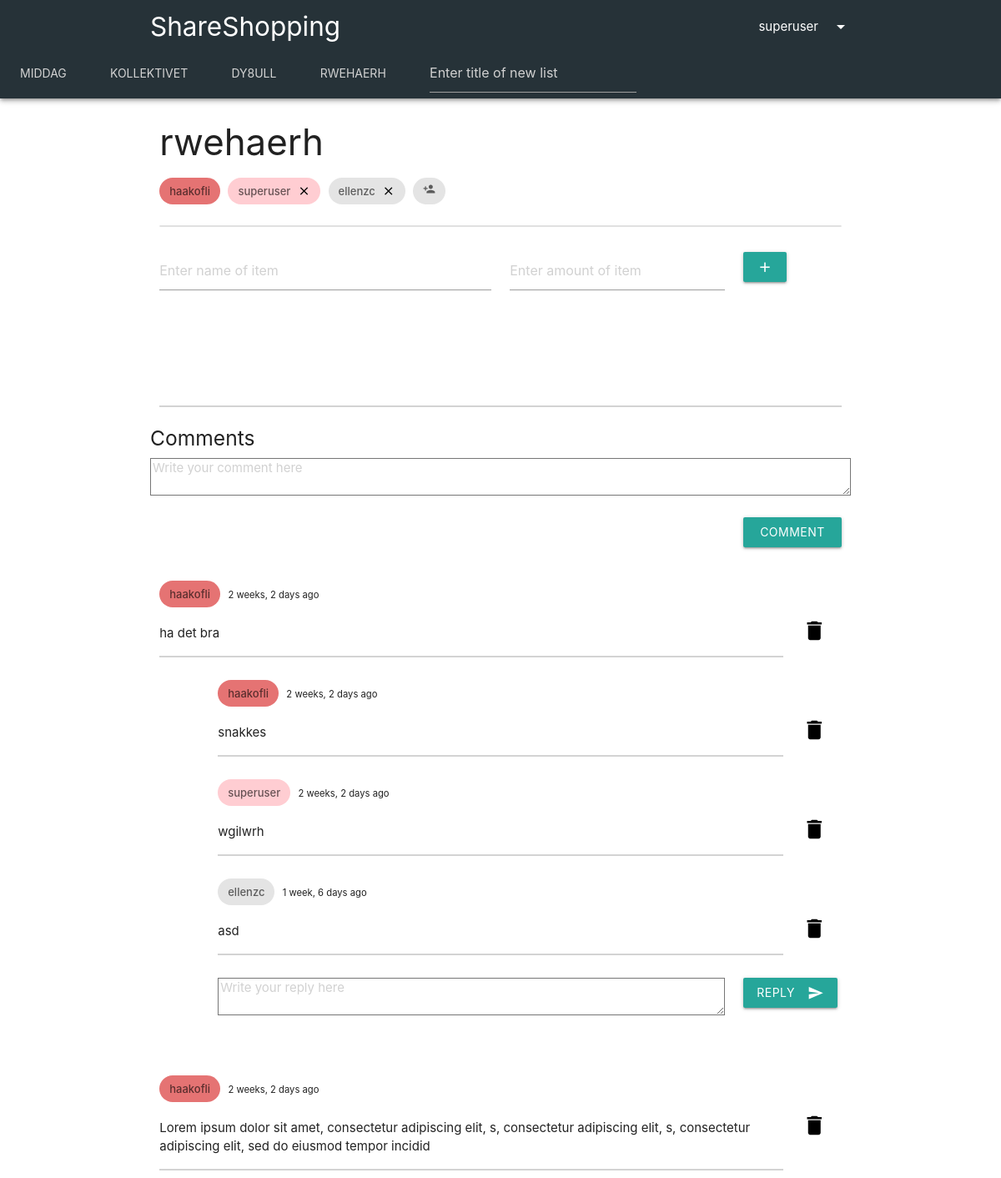
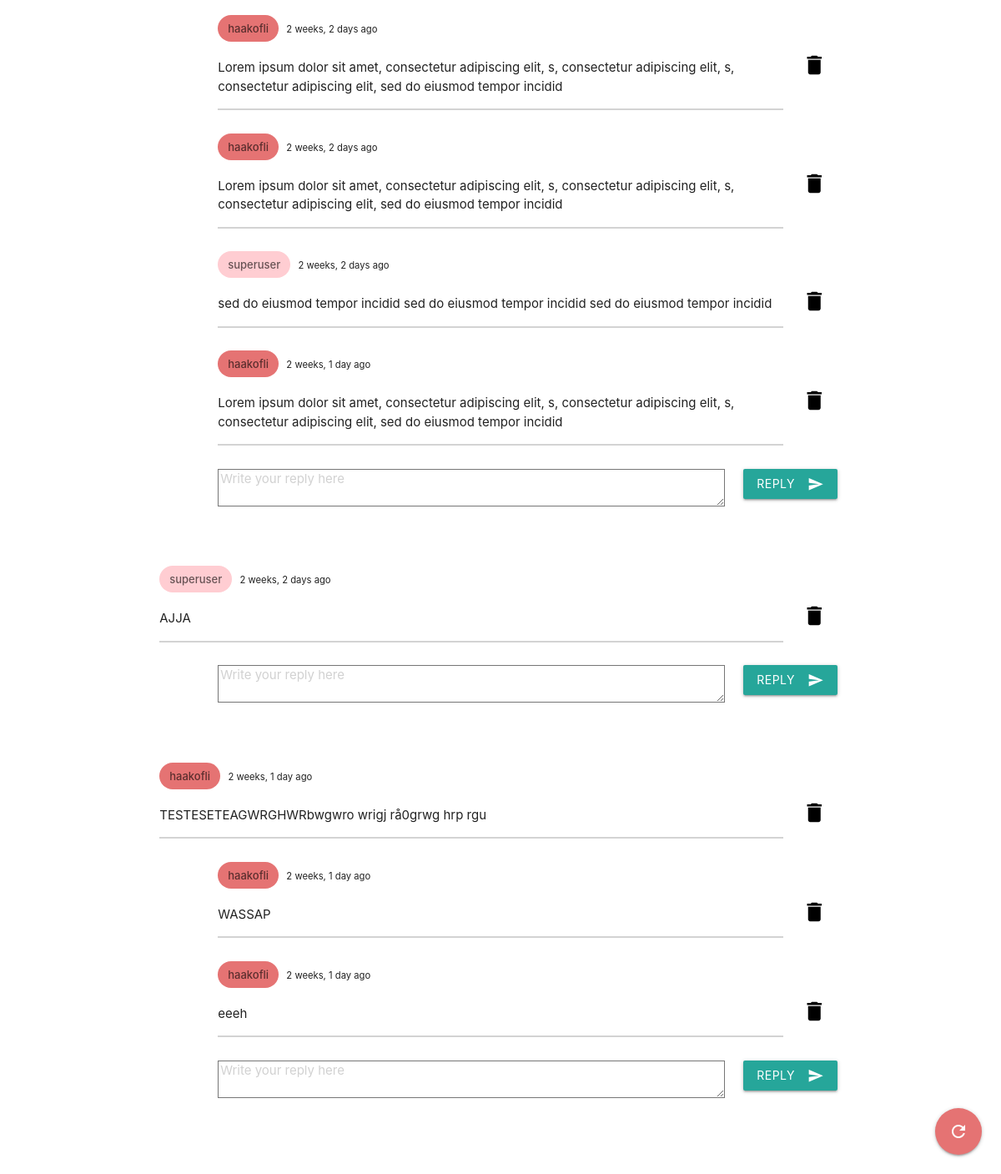
Page /main/shopping-lists/71 (signed in) on the committed database (2 pictures, top to bottom).
### shopping_list/models.py (models this page shows, shortened)
class ShoppingList(models.Model):
    title = models.CharField(max_length=25)
    owner = models.ForeignKey(User, on_delete=models.CASCADE, default=1, related_name='owner')
    participants = models.ManyToManyField(User, related_name='participants')
    admins = models.ManyToManyField(User, related_name='admins')
    @staticmethod
    def get_user_shopping_lists(user):
        owned_shopping_lists = ShoppingList.objects.filter(owner=user)
        other_shopping_lists = ShoppingList.objects.filter(participants=user)
        other2_shopping_lists = ShoppingList.objects.filter(admins=user)
        my_shopping_lists = other_shopping_lists | owned_shopping_lists | other2_shopping_lists
        return my_shopping_lists.distinct().order_by('id')
    def user_is_member(self, user):
        return user == self.owner or user in self.participants.all() or user in self.admins.all()

class Comment(models.Model):
    author = models.ForeignKey(User, on_delete=models.CASCADE)
    date = models.DateTimeField(auto_now_add=True)
    content = models.CharField(max_length=150)
    shopping_list = models.ForeignKey(ShoppingList, on_delete=models.CASCADE)
    def replies(self):
        return Reply.objects.filter(parent_comment=self)

class Reply(models.Model):
    author = models.ForeignKey(User, on_delete=models.CASCADE)
    date = models.DateTimeField(auto_now_add=True)
    content = models.CharField(max_length=150)
    parent_comment = models.ForeignKey(Comment, on_delete=models.CASCADE, default=1)

### shopping_list/views.py (the view)
# urls.py: path('shopping-lists/<shopping_list_id>', views.shopping_list_details, name='detail'),
@login_required(login_url='')
def shopping_list_details(request, shopping_list_id):
    error_message = 'Could not view the shopping list.'
    user = request.user
    try:
        shopping_list = ShoppingList.objects.get(pk=shopping_list_id)
    except ShoppingList.DoesNotExist:
        messages.error(request, 'The shopping list has either been deleted or you might not have permission to view it. ' + error_message)
        return redirect('index')
    if not shopping_list.user_is_member(request.user):
        messages.error(request, 'You are not a member of the shopping list. ' + error_message)
        return redirect('index')
    my_shopping_lists = ShoppingList.get_user_shopping_lists(user)
    shopping_list_form = ShoppingListForm()
    item_list = Item.objects.filter(shopping_list=shopping_list_id)
    comments = Comment.objects.filter(shopping_list=shopping_list).order_by("date")
    comment_form = CommentForm()
    reply_form = ReplyForm()
    context = {
        'shopping_list': shopping_list,             # ShoppingList which is being inspected by user
        'shopping_list_form': shopping_list_form,
        'item_list': item_list,                     # List of Item objects in the inspected ShoppingList
        'item_form': ItemForm(),
        'comments': comments,
        'share_form': ShareForm(),
        'my_shopping_lists': my_shopping_lists,
        'comment_form': comment_form,
        'reply_form': reply_form
    }
    return render(request, 'shopping_list/shopping_list.html', context)

### shopping_list/forms.py
class ShoppingListForm(forms.Form):
    title = forms.CharField(
        max_length=13,
        widget=forms.TextInput(
            attrs={
                'color': 'red',
                'placeholder': 'Enter title of new list'
            }
        )
    )

class ItemForm(forms.Form):
    name = forms.CharField(
        max_length=30,
        widget=forms.TextInput(
            attrs={
                'placeholder': 'Enter name of item',
            }
        )
    )
    amount = forms.CharField(
        max_length=15,
        widget=forms.TextInput(
            attrs={
                'placeholder': 'Enter amount of item',
            }
        )
    )

### shopping_list/templates/shopping_list/shopping_list.html (shortened to what this page needs)
{% extends 'shopping_list/index.html' %}
{% block content %}
<div class="container">
    <div class="row">
        <div class="col s12">
            <div class="row">
                <div class="col s9">
                    <h3>{{ shopping_list.title }}</h3>
                    <div class="chip red lighten-2">
                        {{ shopping_list.owner }}
                    </div>
                    {% for admin in shopping_list.admins.all %}
                        <div class="chip red lighten-4">
                            {{ admin }}
                            {% if user == shopping_list.owner or user == admin %}
                                <a href="{% url 'remove-user-from-shopping-list' shopping_list.id admin.username %}" style="color:black"><i class="close material-icons">close</i></a>
                            {% endif %}
                        </div>
                    {% endfor %}
                    {% for participant in shopping_list.participants.all %}
                        {% if user in shopping_list.admins.all or user == shopping_list.owner %}
                            <div class="chip">
                                {{ participant }}
                                <a href="{% url 'remove-user-from-shopping-list' shopping_list.id participant %}" style="color:black"><i class="close material-icons">close</i></a>
                            </div>
                        {% endif %}
                    {% endfor %}
                    <a href="#"><div class="chip"><i class="tiny material-icons toggle-visibility">person_add</i></div></a>
                </div>
                <div class="col s3"><br><br><br>
                </div>
            </div>
            <div class="collection">
                </div>
            <div class="row">
                <form action="{% url 'add' shopping_list.id %}" method='POST' class="col s12">
                    <div class="row">
                        <div class="input-field col s6">{{ item_form.name }}</div>
                        <div class="input-field col s4">{{ item_form.amount }}</div>
                        <div class="input-field col s2">
                            <button type="submit" class="waves-effect waves-light btn">
                                <i class="material-icons">add</i>
                            </button>
                        </div>
                    </div>
                </form>
            </div>
            <div class="fixed-action-btn">
                  <a class="btn-floating btn-large red lighten-2" href="">
                    <i class="large material-icons">refresh</i>
                  </a>
            </div>
            <br><br><br><hr color="lightgrey">
        </div>
        <div class="row">
            <form action="{% url 'add-comment' shopping_list.id %}" method="POST" style="width:100%;">
                <div class="col s12">
                    <div class="row">
                        <h5>Comments</h5>
                        {{comment_form.content}}
                    </div>
                    <div class="row">
                        <div class="col s10"></div>
                        <div class="col s2">
                            <button class="btn waves-effect waves-light" type="submit" name="action">Comment
                            </button>
                        </div>
                    </div>
                </div>
            </form>
        </div>
        {% for comment in comments %}
            <div class="row">
                <div class="col s11">
                    {% if comment.author == shopping_list.owner %}
                        <div class="chip red lighten-2">{{comment.author}}</div>
                        <small>  {{comment.date|timesince}} ago</small>
                    {% elif comment.author in shopping_list.admins.all %}
                        <div class="chip red lighten-4">{{comment.author}}</div>
                        <small>  {{comment.date|timesince}} ago</small>
                    {% else %}
                        <div class="chip">{{comment.author}}</div>
                        <small>  {{comment.date|timesince}} ago</small>
                    {% endif %}
                    <p>
                        {{ comment.content }}
                    </p>
                    <hr color="lightgray">
                </div>
                {% if comment.author == user or user == shopping_list.owner or user in shopping_list.admins.all %}
                    <div class="col s1">
                        <br><br><a href="{% url 'delete-comment' shopping_list.id comment.id %}" style="color:black;"><i class="small material-icons">delete</i></a>
                    </div>
                {% endif %}
            </div>
            {% for reply in comment.replies %}
                <div class="row">
                    <div class="col s1"></div>
                    <div class="col s10">
                        {% if reply.author == shopping_list.owner %}
                            <div class="chip red lighten-2">{{reply.author}}</div>
                            <small>  {{reply.date|timesince}} ago</small>
                        {% elif reply.author in shopping_list.admins.all %}
                            <div class="chip red lighten-4">{{reply.author}}</div>
                            <small>  {{reply.date|timesince}} ago</small>
                        {% else %}
                            <div class="chip">{{reply.author}}</div>
                            <small>  {{reply.date|timesince}} ago</small>
                        {% endif %}
                        <p>
                            {{ reply.content }}
                        </p>
                        <hr color="lightgray">
                    </div>
                    {% if reply.author == user or user == shopping_list.owner or user in shopping_list.admins.all %}
                    <div class="col s1">
                            <br><br><a href="{% url 'delete-reply' shopping_list.id reply.id %}" style="color:black;"><i class="small material-icons">delete</i></a>
                        </div>
                    {% endif %}
                </div>
            {% endfor %}
            {% if comments %}
                <div class="row">
                    <form action="{% url 'reply' shopping_list.id comment.id %}" method="post" style="width:100%;">
                        <div class="col s1"></div>
                        <div class="col s9">
                            {{reply_form.content}}
                        </div>
                        <div class="col s2">
                            <button class="btn waves-effect waves-light" type="submit" name="action">Reply
                                <i class="material-icons right">send</i>
                            </button>
                        </div>
                    </form>
                </div><br><br>
            {% endif %}
        {% endfor %}
</div>
{% endblock %}

### shopping_list/templates/shopping_list/index.html (shortened to what this page needs)
<!DOCTYPE html>
<html lang="en">
<head>
    {% load static %}
    <link rel="stylesheet" href="https://cdnjs.cloudflare.com/ajax/libs/materialize/1.0.0/css/materialize.min.css">
    <link rel="stylesheet" href="https://unpkg.com/simplebar@latest/dist/simplebar.css" />
</head>
<body>
<div class="z-depth-2">
<nav class="nav-extended blue-grey darken-4">
    <div class="nav-wrapper">
        <div class="container">
            <a href="#" class="brand-logo">ShareShopping</a>
                <a class="right hide-on-small-only dropdown-trigger" href="#" data-target="dropdown1">{{ user.username }}<i class="material-icons right">arrow_drop_down</i></a>
        </div>
    </div>
</nav>
    <div class="col s12 blue-grey darken-4 hide-on-med-and-down" style="height:54px;">
        <ul data-simplebar class="tabs blue-grey darken-4">
            {% for shopping_list in my_shopping_lists %}
            <li class="tab"><a href="{% url 'detail' shopping_list.id %}" style="color: lightgrey;">{{ shopping_list.title }}</a></li>
            {% endfor %}
            <li class="tab">
                <a>
                <form action="{% url 'create-list' %}" method='POST' style="margin-top: -15px; margin-bottom: -15px; overflow-x: hidden;">
                    <div class="row">
                        <div class="input-field col s12">{{ shopping_list_form.title }}</div>
                    </div>
                </form>
                </a>
            </li>
        </ul>
    </div>
</div>
{% block content %}
{% endblock %}
</body>
</html>

### shopping_list/templates/shopping_list/index.html (style rules this page uses)
a { color: black; text-decoration: none; }
#id_title { color: lightgrey; }

### rows in the picture
ShoppingList: title "MIDDAG"
ShoppingList: title "KOLLEKTIVET"
ShoppingList: title "DY8ULL"
ShoppingList: title "RWEHAERH", title "rwehaerh", owner "haakofli"
Comment: author "haakofli", date "2 weeks, 2 days", content "ha det bra"
Reply: author "haakofli", date "2 weeks, 2 days", content "snakkes"
Reply: author "superuser", date "2 weeks, 2 days", content "wgilwrh"
Reply: author "ellenzc", date "1 week, 6 days", content "asd"
Comment: author "haakofli", date "2 weeks, 2 days", content "Lorem ipsum dolor sit amet, consectetur adipiscing elit, s, consectetur adipiscing elit, s, consectetur adipiscing elit, sed do eiusmod tempor incidid"
Reply: author "haakofli", date "2 weeks, 2 days", content "Lorem ipsum dolor sit amet, consectetur adipiscing elit, s, consectetur adipiscing elit, s, consectetur adipiscing elit, sed do eiusmod tempor incidid"
Reply: author "haakofli", date "2 weeks, 2 days", content "Lorem ipsum dolor sit amet, consectetur adipiscing elit, s, consectetur adipiscing elit, s, consectetur adipiscing elit, sed do eiusmod tempor incidid"
Reply: author "superuser", date "2 weeks, 2 days", content "sed do eiusmod tempor incidid sed do eiusmod tempor incidid sed do eiusmod tempor incidid"
Reply: author "haakofli", date "2 weeks, 1 day", content "Lorem ipsum dolor sit amet, consectetur adipiscing elit, s, consectetur adipiscing elit, s, consectetur adipiscing elit, sed do eiusmod tempor incidid"
Comment: author "superuser", date "2 weeks, 2 days", content "AJJA"
Comment: author "haakofli", date "2 weeks, 1 day", content "TESTESETEAGWRGHWRbwgwro wrigj rå0grwg hrp rgu"
Reply: author "haakofli", date "2 weeks, 1 day", content "WASSAP"
Reply: author "haakofli", date "2 weeks, 1 day", content "eeeh"

### other values in the picture
{{ user.username }} "superuser"
{{ admin }} "superuser"
{{ participant }} "ellenzc"
